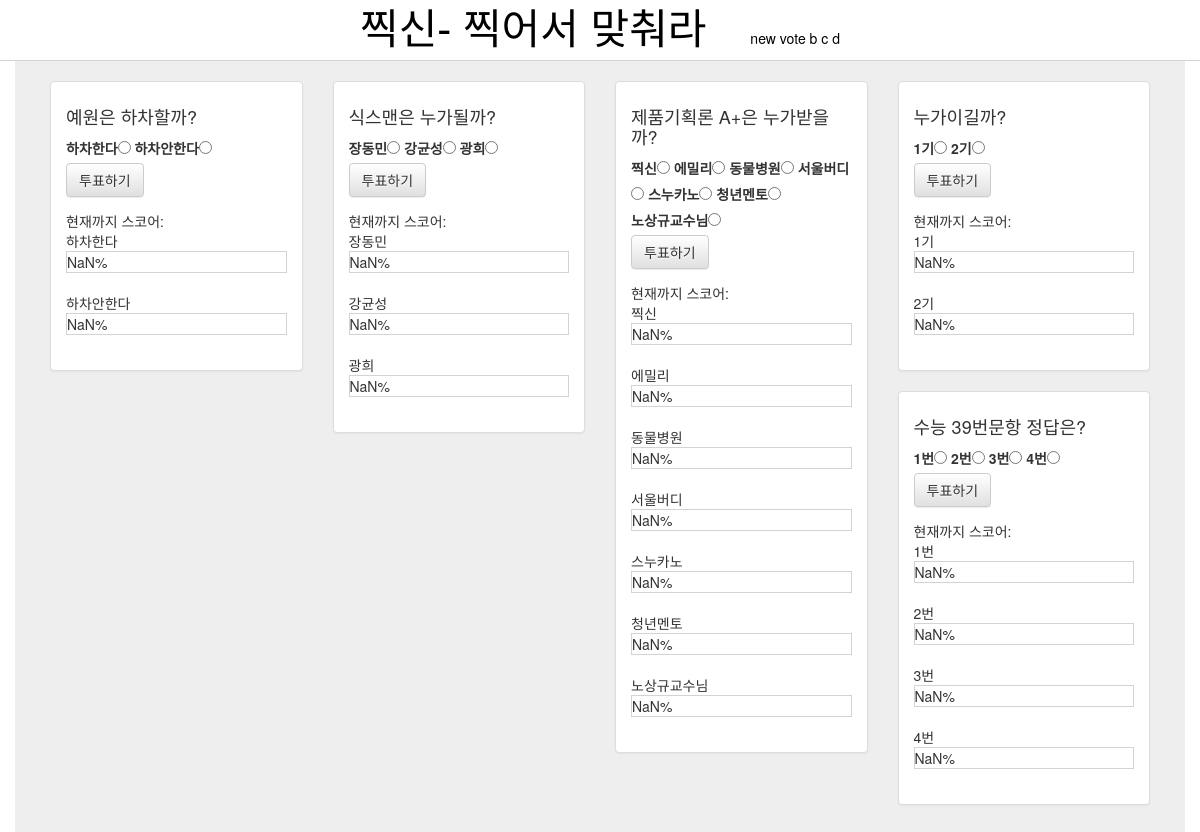
Screenshot of /poll/ with the database file from the repository.
### polls/models.py (models this page shows, shortened)
class Question(models.Model):
	title=models.CharField(max_length=40,null=False)
	Choice=models.IntegerField(default=0,null=True)
	created=models.DateTimeField(auto_now_add=True)

class Choice(models.Model):
	options=models.CharField(max_length=20,null=False)
	questions=models.ForeignKey(Question)
	selected=models.IntegerField(default=0,null=True)

### polls/views.py (the view)
# urls.py: url(r'^poll/$', 'polls.views.poll'),
def poll(request):
	template='poll.html'
	q=Question.objects.all()
	c=Choice.objects.all()
	context={'q':q,'c':c}
	return render(request,template,context)

### templates/poll.html (shortened to what this page needs)
{% extends 'layout.html' %}
{% block body %}
		{% for i in q %}
	<div class="col-md-3">
		<div class="panel panel-default">
			<div class="panel-body">
		<h4>{{i.title}}</h4>
		<form action="/choice/{{i.id}}/" method="POST">
			{% for choice in c %}
				{% ifequal choice.questions.id i.id %}
		<label for="{{choice.options}}">{{choice.options}}</label><input type="radio" name="poll" id="{{choice.options}}" value="{{choice.id}}" >
				{% endifequal %}
			{% endfor %}<br>
			<button id="b{{forloop.counter}}" type="submit" class="btn btn-default">투표하기</button>
		</form>
	현재까지 스코어:<br>
		{% for choice in c %}
			{% ifequal choice.questions.id i.id %}
			<div>
				{{choice.options}}<br> <div class="number{{i.id}}" id="s{{choice.id}}">{{choice.selected}}</div><br>
			</div>
			{% endifequal %}
		{% endfor %}
			</div>
		</div>
	</div>
	{% endfor %}
{% endblock %}

### rows the page displays
Question: title "예원은 하차할까?"
Choice: options "하차한다"
Choice: options "하차안한다"
Question: title "식스맨은 누가될까?"
Choice: options "장동민"
Choice: options "강균성"
Choice: options "광희"
Question: title "제품기획론 A+은 누가받을까?"
Choice: options "찍신"
Choice: options "에밀리"
Choice: options "동물병원"
Choice: options "서울버디"
Choice: options "스누카노"
Choice: options "청년멘토"
Choice: options "노상규교수님"
Question: title "누가이길까?"
Choice: options "1기"
Choice: options "2기"
Question: title "수능 39번문항 정답은?"
Choice: options "1번"
Choice: options "2번"
Choice: options "3번"
Choice: options "4번"
